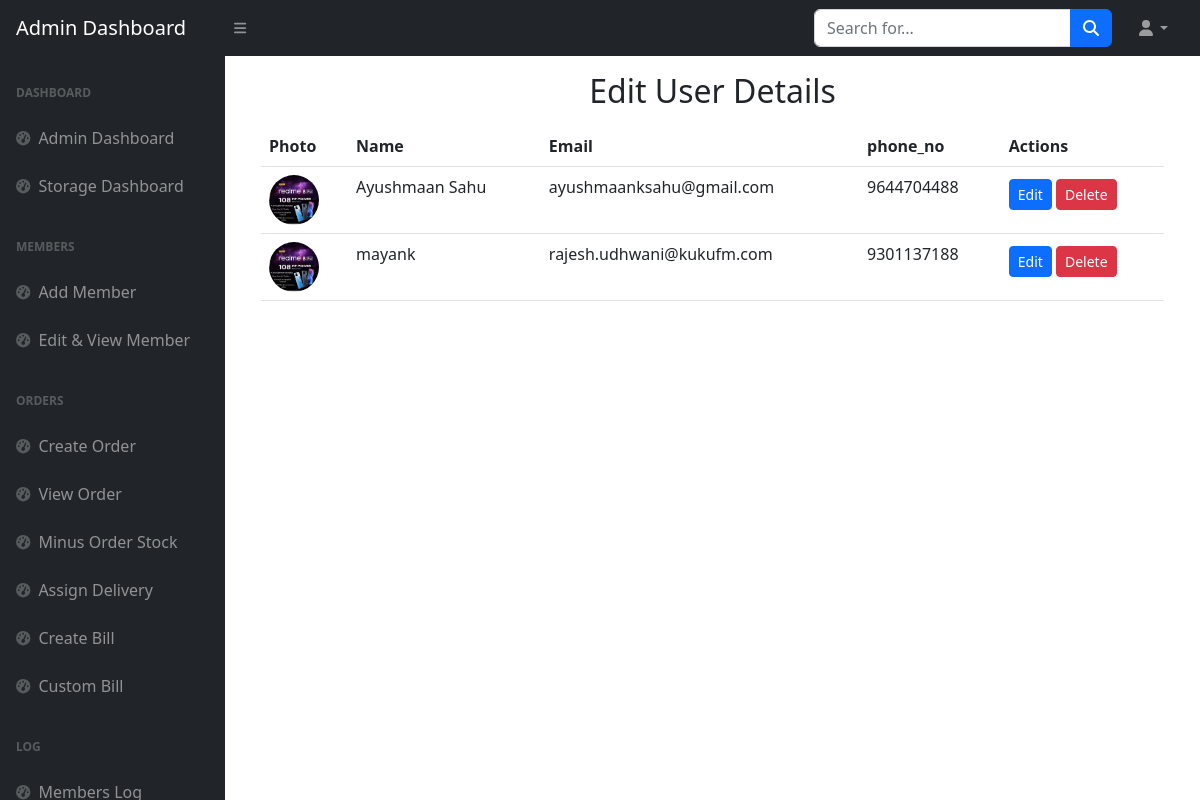
The app's page /rctiles/admin_dashboard/edit_user.php with its own data.
### tables this page shows
CREATE TABLE users (
  user_id int(11) NOT NULL,
  name varchar(100) NOT NULL,
  storage_area_id int(100) DEFAULT NULL,
  email varchar(255) DEFAULT NULL,
  phone_no varchar(15) NOT NULL,
  password varchar(255) NOT NULL,
  aadhar_id_no varchar(12) DEFAULT NULL,
  role_id int(11) DEFAULT NULL,
  date_joined datetime DEFAULT current_timestamp(),
  last_login datetime DEFAULT NULL,
  user_image varchar(255) DEFAULT NULL
);

### rctiles/admin_dashboard/edit_user.php (the view, shortened to what this page needs)
<?php
include "../db_connect.php";
$result = $mysqli->query("
    SELECT u.*, sa.storage_area_name, r.role_name
    FROM users u
    LEFT JOIN storage_areas sa ON u.storage_area_id = sa.storage_area_id
    LEFT JOIN roles r ON u.role_id = r.role_id
");
?>
<!DOCTYPE html>
<html lang="en">
    <head>
        <link href="https://cdn.jsdelivr.net/npm/simple-datatables@7.1.2/dist/style.min.css" rel="stylesheet" />
        <link href="../css/styles.css" rel="stylesheet" />
    </head>
    <body class="sb-nav-fixed">
        <?php include "admin_header.php";  ?>
            <div id="layoutSidenav_content">
                <main>
                    <div class="container-fluid px-4">
                        <div class="container mt-3">
                            <h2 class="text-center mb-3">Edit User Details</h2>
                            <div class="table-responsive">
                            <table class="table">
                                <thead>
                                    <tr>
                                        <th>Photo</th>
                                        <th>Name</th>
                                        <th class="d-none d-lg-table-cell">Email</th>
                                        <th class="d-none d-lg-table-cell">phone_no</th>
                                        <th>Actions</th>
                                    </tr>
                                </thead>
                                <tbody>
                                <?php
                                    foreach ($result->fetch_all(MYSQLI_ASSOC) as $row) {
                                        echo "<tr data-bs-userid='" . $row['user_id'] . "'"
                                            . " data-bs-name='" . htmlspecialchars($row['name']) . "'"
                                            . " data-bs-email='" . htmlspecialchars($row['email']) . "'"
                                            . " data-bs-phone='" . htmlspecialchars($row['phone_no']) . "'"
                                            . " data-bs-storagearea='" . $row['storage_area_name'] . "'"
                                            . " data-bs-role='" . $row['role_name'] . "'"
                                            . " data-bs-aadhar='" . $row['aadhar_id_no'] . "'"
                                            . " onclick='showUserDetails(this)'>";
echo "<td><img src='../uploads/" . htmlspecialchars($row['user_image']) . "' alt='User Image' class='img-fluid rounded-circle' style='width: 50px; height: 50px;'></td>";
                                        echo "<td>" . htmlspecialchars($row['name']) . "</td>";
                                        echo "<td class='d-none d-lg-table-cell'>" . htmlspecialchars($row['email']) . "</td>";
                                        echo "<td class='d-none d-lg-table-cell'>" . htmlspecialchars($row['phone_no']) . "</td>";
                                        echo "<td>
                                                <button class='btn btn-primary btn-sm mt-1 edit-btn' data-bs-toggle='modal' data-bs-target='#editUserModal'
                                        data-bs-userid='" . $row['user_id'] . "'
                                        data-bs-name='" . htmlspecialchars($row['name']) . "'
                                        data-bs-email='" . htmlspecialchars($row['email']) . "'
                                        data-bs-phone='" . htmlspecialchars($row['phone_no']) . "'
                                        data-bs-storagearea='" . $row['storage_area_id'] . "'
                                        data-bs-roleid='" . $row['role_id'] . "'
                                        data-bs-aadhar='" . $row['aadhar_id_no'] . "'
                                        data-bs-image='../uploads/" . htmlspecialchars($row['user_image']) . "?t=" . time() . "'>Edit</button>
                                        <a href='?action=delete&user_id=" . $row['user_id'] . "' class='btn btn-danger btn-sm mt-1 delete-btn' onclick='return confirm(\"Are you sure you want to delete this user?\");'>Delete</a>
                                            </td>";
                                        echo "</tr>";
                                    }
                                ?>
                                </tbody>
                            </table>
                            </div>
                        </div>
                        </div>
                    </div>
            </div>
    </body>
</html>

### records on screen
users: user_image (picture), name "Ayushmaan Sahu", email "ayushmaanksahu@gmail.com", phone_no "9644704488"
users: user_image (picture), name "mayank", email "rajesh.udhwani@kukufm.com", phone_no "9301137188"
